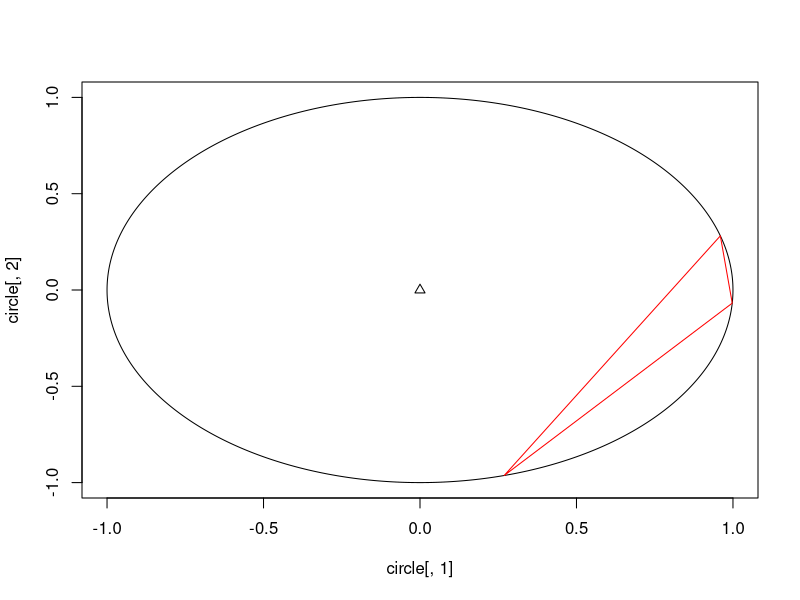
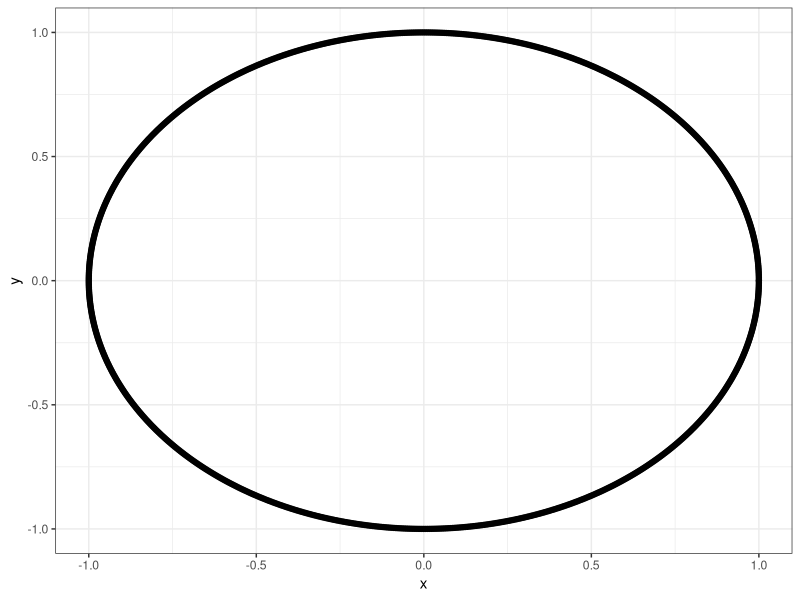

Reproduce these figures in R, in order.
library(ggplot2)
library(sp)

random_points_on_circle <- function(n_points) {
    theta <- runif(n=n_points, min=0, max=2*pi)
    return(cbind(cos(theta), sin(theta)))
}

triangle_points <- random_points_on_circle(3)

theta_seq <- seq(0, 2*pi, length.out=1000)
circle <- cbind(cos(theta_seq), sin(theta_seq))

plot(circle[, 1], circle[, 2], type="l")
points(0, 0, pch=2)
points(c(triangle_points[, 1], triangle_points[1, 1]), c(triangle_points[, 2], triangle_points[1, 2]), type="l", col="red")

df <- data.frame(x=circle[, 1], y=circle[, 2])
p <- ggplot(df, aes(x=x, y=y)) + geom_point() + theme_bw()
p

## Does this particular triangle contain the origin?
point.in.polygon(0, 0, triangle_points[, 1], triangle_points[, 2])

random_triangle_contains_origin <- function() {
    triangle_points <- random_points_on_circle(3)
    return(point.in.polygon(0, 0, triangle_points[, 1], triangle_points[, 2]))
}

reps_random_triangle_contains_origin <- replicate(10000, random_triangle_contains_origin())

## The correct solution can be found analytically (with pen and paper)
## Let's check whether our simulation results are close
correct_solution <- 1/4
t.test(reps_random_triangle_contains_origin, mu=correct_solution)
